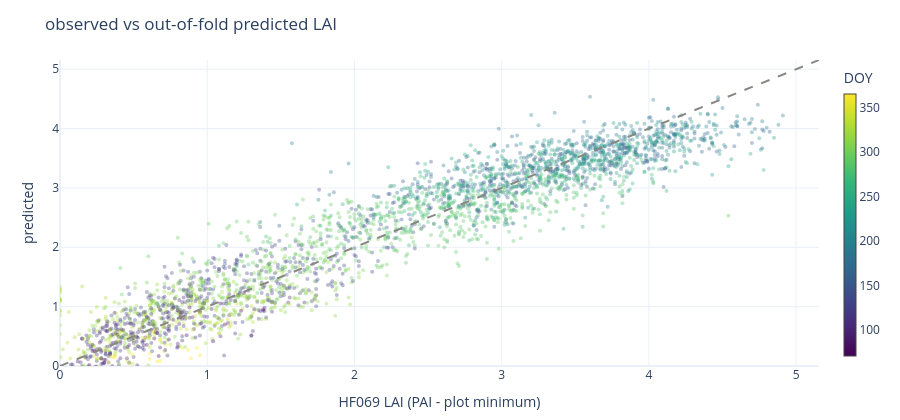

This figure's notebook cell:
### Markdown cell above
## Residuals

Out-of-fold predictions from the shipped configuration. Bias is reported in the table
above; what matters here is whether error is flat across the range or concentrated at one
end.

### Code cell
fig = go.Figure(go.Scatter(
    x=oof.lai, y=oof.pred_lai, mode="markers",
    marker=dict(size=4, opacity=0.35, color=oof.doy, colorscale="Viridis",
                colorbar=dict(title="DOY", thickness=12)),
    hovertext=oof["plot"]))
lim = [0, float(max(oof.lai.max(), oof.pred_lai.max())) * 1.05]
fig.add_scatter(x=lim, y=lim, mode="lines", line=dict(color="#888780", dash="dash"),
                showlegend=False)
fig.update_layout(template="plotly_white", height=420,
                  margin=dict(l=60, r=20, t=60, b=40),
                  title="observed vs out-of-fold predicted LAI",
                  xaxis_title="HF069 LAI (PAI - plot minimum)",
                  yaxis_title="predicted", xaxis_range=lim, yaxis_range=lim,
                  showlegend=False)
fig.show()

### Figure 1 — Plotly figure (JSON) as saved in the notebook; plotly's stock layout.template omitted (floating-point values rounded to 4 significant figures; data arrays with more than 128 entries replaced by an {"elided": "..."} marker saying what was removed)
{"data": [{"hovertext": {"elided": "2894 str values"}, "marker": {"color": {"elided": "2894 int values"}, "colorbar": {"thickness": 12, "title": {"text": "DOY"}}, "colorscale": [[0.0, "#440154"], [0.1111, "#482878"], [0.2222, "#3e4989"], [0.3333, "#31688e"], [0.4444, "#26828e"], [0.5556, "#1f9e89"], [0.6667, "#35b779"], [0.7778, "#6ece58"], [0.8889, "#b5de2b"], [1.0, "#fde725"]], "opacity": 0.35, "size": 4}, "mode": "markers", "type": "scatter", "x": {"elided": "2894 float values"}, "y": {"elided": "2894 float values"}}, {"line": {"color": "#888780", "dash": "dash"}, "mode": "lines", "showlegend": false, "type": "scatter", "x": [0, 5.155], "y": [0, 5.155]}], "layout": {"height": 420, "margin": {"b": 40, "l": 60, "r": 20, "t": 60}, "showlegend": false, "title": {"text": "observed vs out-of-fold predicted LAI"}, "xaxis": {"range": [0, 5.155], "title": {"text": "HF069 LAI (PAI - plot minimum)"}}, "yaxis": {"range": [0, 5.155], "title": {"text": "predicted"}}}}
